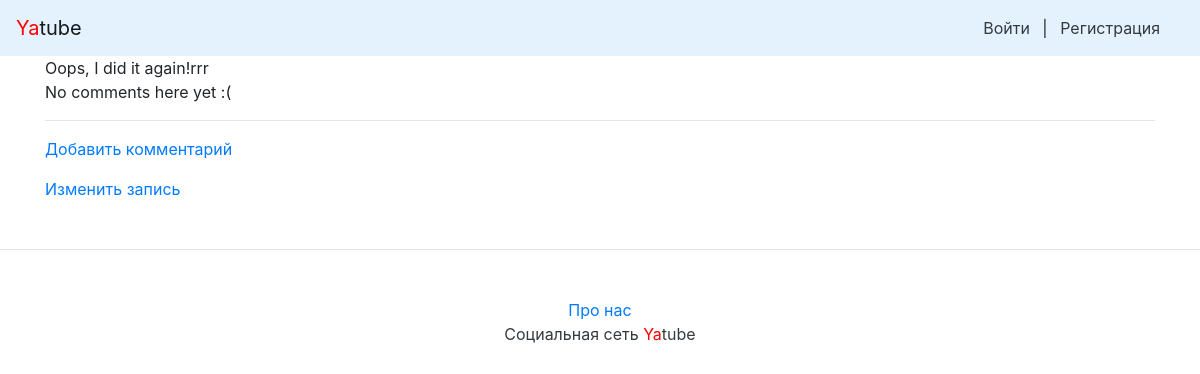
Before: /None/39/ with the older database file.
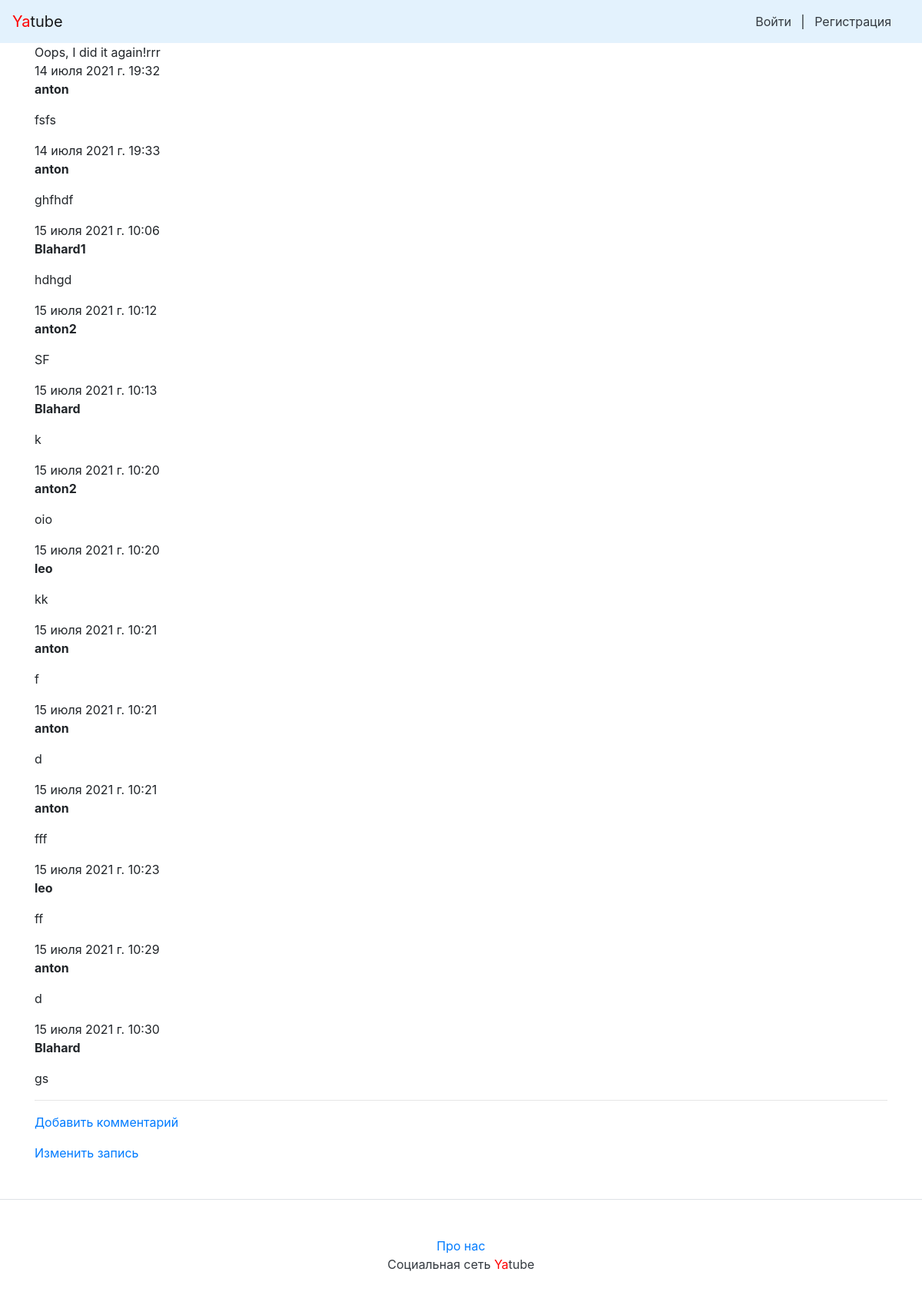
After: the same page with the newer database file.
### posts/models.py (models this page shows, shortened)
class Post(models.Model):
    text=models.CharField(max_length=25,null=True,verbose_name='введите текст' )
    pub_date=models.DateTimeField('date published',auto_now_add=True,)  #db_index=True для оптимизации#
    author=models.ForeignKey(User, on_delete=models.CASCADE, null=True,related_name='posts')
    image=models.ImageField(upload_to='posts/',blank=True,null=True)
    def __str__(self):
        return self.text

class Comment(models.Model):
    post=models.ForeignKey(Post, on_delete=models.CASCADE, related_name='comments')
    author=models.ForeignKey(User,on_delete=models.CASCADE,related_name='comments')
    text=models.TextField()
    created=models.DateTimeField(auto_now_add=True)

### posts/views.py (the view)
# urls.py: path('<str:username>/<int:post_id>/', post_view, name='tak'),
def post_view(request,username,post_id): #каждый по отдельности
    post = Post.objects.get(id=post_id)
    posts = Post.objects.filter(author__username=username)
    context={'post':post, 'posts':posts}
    return render(request, 'post.html',context)

### templates/post.html
{% extends 'base.html' %}
{% block content %}
{{post}}
{% for comment in post.comments.all  %}
<div class="comment">
    <div class="date">{{ comment.created }}</div>
    <strong>{{ comment.author }}</strong>
    <p>{{ comment.text|linebreaks }}</p>
</div>
{% empty %}
<p>No comments here yet :(</p>
{% endfor %}
<hr>
<a href="{% url 'add_comment' request.user.id post.id %}">Добавить комментарий</a></p>
<a href="{% url 'edit' request.user.id post.id %}">Изменить запись</a></p>
{% endblock content %}

### templates/base.html (shortened to what this page needs)
<!doctype html>
<html>
    <head>
        {% load static %}
        <link rel="stylesheet" href="{% static 'bootstrap/dist/css/bootstrap.min.css' %}">
    </head>
    <body>
        {% include 'nav.html' %}
        <main>
            <div class="container">
                {% block content %}{% endblock content %}
            </div>
        </main>
        {% include 'footer.html' %}
    </body>
</html>

### templates/nav.html
<nav class="navbar navbar-light" style="background-color: #e3f2fd;">
    <a class="navbar-brand" href="/"><span style="color:red">Ya</span>tube</a>
    <nav class="my-2 my-md-0 mr-md-3">
        {% if user.is_authenticated %}
        Пользователь: {{ user.username }}.
        <a class="p-2 text-dark" href="{% url 'password_change' %}">Изменить пароль</a>
        <a class="p-2 text-dark" href="{% url 'logout' %}">Выйти</a>
        <a class="p-2 text-dark" href="{% url 'new' request.user.id  %}">Новая запись</a>
         <a class="p-2 text-dark" href="{% url 'user_list' %}">Пользователи</a>
        {% else %}
        <a class="p-2 text-dark" href="{% url 'login' %}">Войти</a> |
        <a class="p-2 text-dark" href="{% url 'signup' %}">Регистрация</a>
        {% endif %}
    </nav>
</nav>

### templates/footer.html
<footer class="pt-4 my-md-5 pt-md-5 border-top">
<p class="m-0 text-dark text-center "><a href="/about-us">Про нас</a></p>
    <p class="m-0 text-dark text-center ">Социальная сеть <span style="color:red">Ya</span>tube </p>
</footer>

Changed rows visible on the page:
added Comment: created "14 июля 2021 г. 19:32", author "anton", text "fsfs"
added Comment: created "14 июля 2021 г. 19:33", author "anton", text "ghfhdf"
added Comment: created "15 июля 2021 г. 10:06", author "Blahard1", text "hdhgd"
added Comment: created "15 июля 2021 г. 10:12", author "anton2", text "SF"
added Comment: created "15 июля 2021 г. 10:13", author "Blahard", text "k"
added Comment: created "15 июля 2021 г. 10:20", author "anton2", text "oio"
added Comment: created "15 июля 2021 г. 10:20", author "leo", text "kk"
added Comment: created "15 июля 2021 г. 10:21", author "anton", text "f"
added Comment: created "15 июля 2021 г. 10:21", author "anton", text "d"
added Comment: created "15 июля 2021 г. 10:21", author "anton", text "fff"
added Comment: created "15 июля 2021 г. 10:23", author "leo", text "ff"
added Comment: created "15 июля 2021 г. 10:29", author "anton", text "d"
added Comment: created "15 июля 2021 г. 10:30", author "Blahard", text "gs"
Other visible differences:
text no longer shown: "No comments here yet :("
